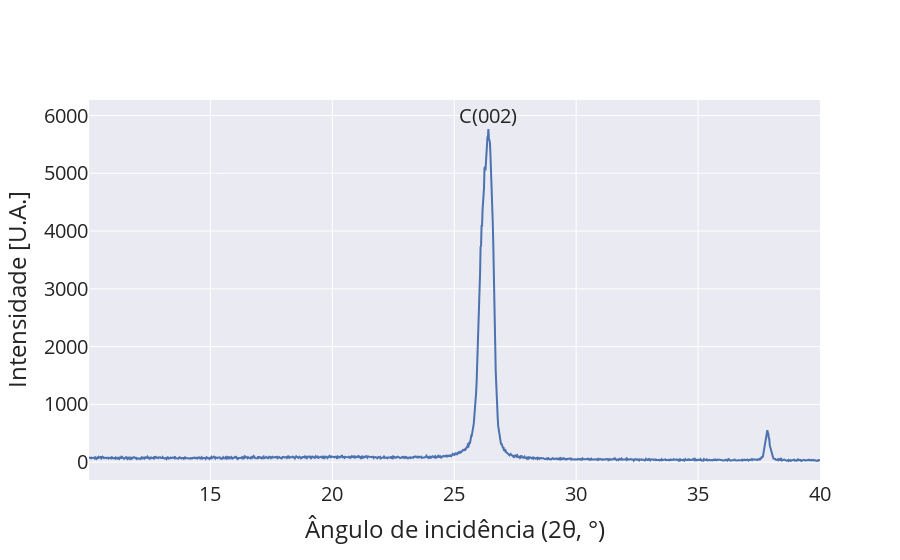

Notebook cell for this chart:
### Code cell
fig.update_layout(template = 'seaborn',
                  font_size = 20,
                  annotations=[
                      dict(
                          x=26.4,
                          y=6000,
                          xref="x",
                          yref="y",
                          text="C(002)",
                          showarrow=False
                      )
                  ],
                 )

### Figure 1 — Plotly figure (JSON) as saved in the notebook; plotly's stock layout.template omitted (floating-point values rounded to 4 significant figures; data arrays with more than 128 entries replaced by an {"elided": "..."} marker saying what was removed)
{"data": [{"mode": "lines", "name": "NPG (1000°C)", "type": "scatter", "x": {"elided": "1500 float values"}, "y": {"elided": "1500 int values"}}], "layout": {"annotations": [{"arrowhead": 1, "ax": 0, "ay": -40, "showarrow": false, "text": "C(002)", "x": 26.4, "xref": "x", "y": 6000, "yref": "y"}], "font": {"size": 20}, "xaxis": {"title": {"text": "Ângulo de incidência (2θ, °)"}}, "yaxis": {"title": {"text": "Intensidade [U.A.]"}}}}
